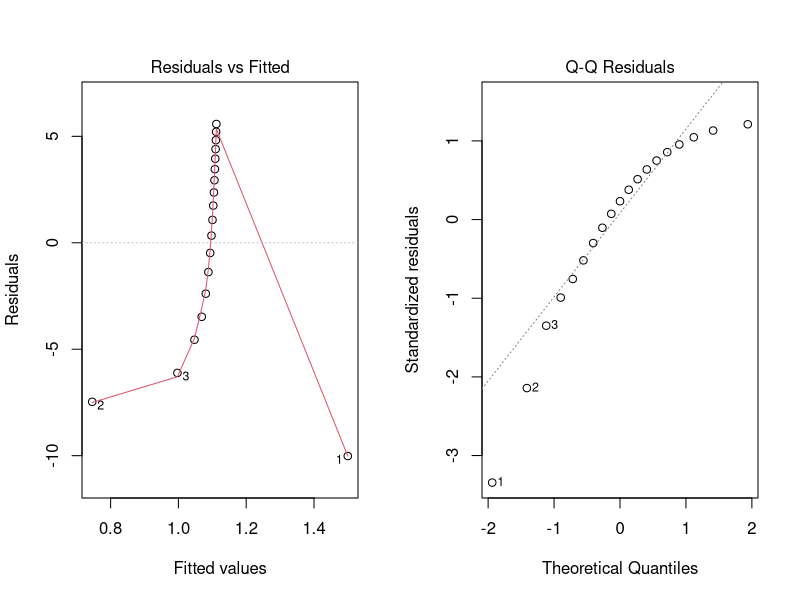
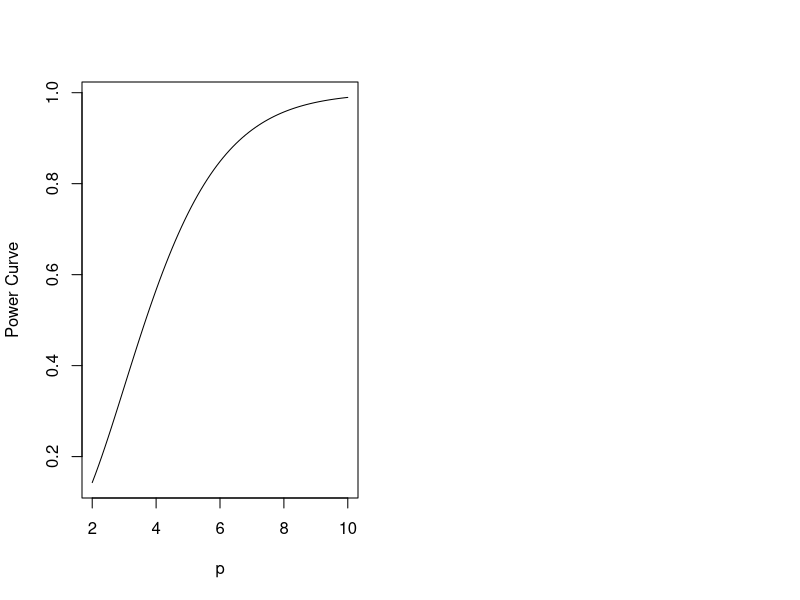

Source code (R) for these figures, in order:

# Question 1
x <- c(6,5.7,5.8,6.5,7.0,6.3,5.6,6.1,5)

var(x)
sd(x)

t.test(x,conf.level = 0.95)



# Question 3
pres <- pressure$pressure
temp <- pressure$temperature


#a) define x and y 
y <- log(pres)
x <- 1 / (temp - 10)


#b) fit the model
fit <- lm(y ~ x)
summary(fit)


#c) plot diagnostic plots
par(mfrow = c(1, 2))
plot(fit, 1:2) 

#d) 95% CI
confint(fit)

#e) CI
newdata = data.frame(x = 1 / (70 - 10))
predict(fit,newdata,interval = "confidence", level = 0.95)

#f) PI
predict(fit,newdata,interval = "predict", level = 0.95)


qt(0.95,28)
qnorm(0.995)



#Question 6

# a) Type I error
ppois(3,2,lower.tail = FALSE)

# b) Type II error when lambda = 5
ppois(3,5,lower.tail = TRUE)


# c) Draw power curve of lambda between 2 to 10

K1 <- function(p)
  1 - ppois(3,p)

p <- seq(2,10,0.1)
K <- K1(p)
plot(p,K,type = "l", ylab = "Power Curve")

K1(3)
K1(4)
K1(2)
K1(1)
K1(1.5)
K1(1.6)
K1(1.4)
K1(1.3)
K1(1.35)
K1(1.36)
K1(1.37)
